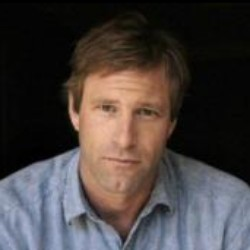
#> input picture OpenCV/datasets/lfw/Aaron_Eckhart/Aaron_Eckhart_0001.jpg, 250 x 250 px
$ python 9gray_histogram.py
#> lines starting #> are read from the running program, lines starting #| are printed output that depends on the picture
# 1 导入库
import cv2
import matplotlib.pyplot as plt
import numpy as np

# 2 方法：显示图片
def show_image(image,title,pos):
    # 顺序转换 BGR to RGB
    image_RGB = image[:, :, ::-1]#(height,width,channel(倒叙))
    # 显示标题
    plt.title(title)
    # 指定位置
    plt.subplot(2,3,pos)
    plt.imshow(image_RGB)

# 3 方法：显示图片的灰度直方图
def show_histogram(hist,title,pos,color):
    #显示标题
    plt.title(title)
    plt.subplot(2,3,pos)
    plt.xlabel("Bins")
    plt.ylabel("Pixels")
    plt.plot(hist,color=color)

# 4 主函数调用
def main():
    # 5 创建画布
    plt.figure(figsize=(15,6))# 画布大小
    plt.suptitle("灰度直方图",fontsize=14,fontweight="bold")

    # 6 加载图片
    img=cv2.imread("./datasets/lfw/Aaron_Eckhart/Aaron_Eckhart_0001.jpg")
#> img is the input picture: shape (250, 250, 3); mean B, G, R 63, 64.4, 71.8

    # 7 灰度转换
    img_gray = cv2.cvtColor(img,cv2.COLOR_BGR2GRAY)
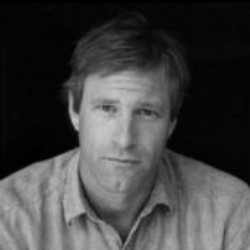
#> img_gray: shape (250, 250); min 0, max 201, mean 66.5

    # 8 计算hist
    hist_image = cv2.calcHist(img_gray,[0],None,[256],[0,256])
#> hist_image = 256 values, max 190 at index 0, min 0 at index 2, mean 0.977

    # 9 展示灰度直方图
    # 灰度图转换
    img_BGR = cv2.cvtColor(img_gray,cv2.COLOR_GRAY2BGR)
    show_image(img_BGR, "BGR image",1)
    show_histogram(hist_image,"gray image histogram ",4,"blue")

    # 10 每个像素值加50
    M = np.ones(img_gray.shape,np.uint8) * 50

    added_img = cv2.add(img_gray,M)
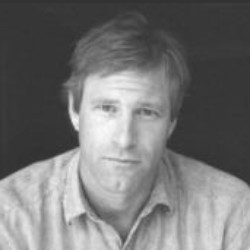
#> added_img: shape (250, 250); min 50, max 251, mean 116.5
    add_img_hist = cv2.calcHist([added_img],[0],None,[256],[0,256])
#> add_img_hist = 256 values, max 5770 at index 54, min 0 at index 0, mean 244.1
    added_img_BGR = cv2.cvtColor(added_img,cv2.COLOR_GRAY2BGR)
    show_image(added_img_BGR, "added image",2)
    show_histogram(add_img_hist,"added hist image",5,'red')

    # 11 每个像素值减50
    M = np.ones(img_gray.shape, np.uint8) * 50

    subtract_img = cv2.subtract(img_gray, M)
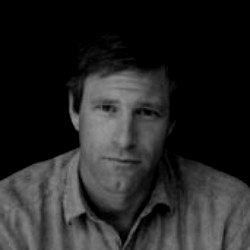
#> subtract_img: shape (250, 250); min 0, max 151, mean 36.7
    subtract_img_hist = cv2.calcHist([subtract_img], [0], None, [256], [0, 256])
#> subtract_img_hist = 256 values, max 31145 at index 0, min 0 at index 152, mean 244.1
    subtract_img_BGR = cv2.cvtColor(subtract_img, cv2.COLOR_GRAY2BGR)
    show_image(subtract_img_BGR, "subtract image", 3)
    show_histogram(subtract_img_hist, "subtract hist image", 6, 'yellow')
    plt.show()
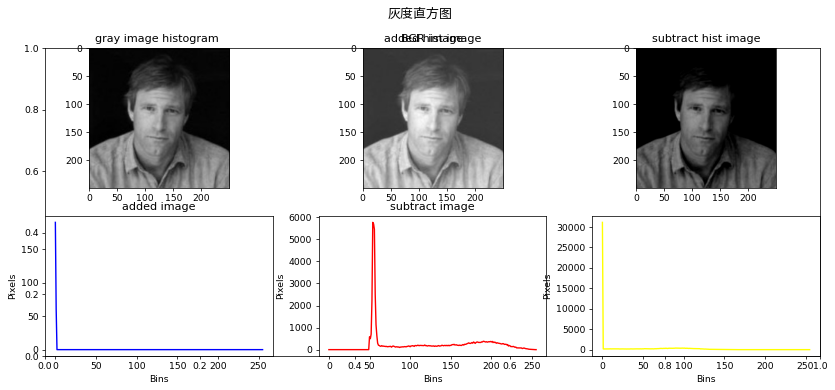
#> figure drawn by matplotlib, 6 panels; panel 2: curve peaks at x = 0, y = 190; panel 4: curve peaks at x = 54, y = 5770; panel 6: curve peaks at x = 0, y = 31145


if __name__ == '__main__':
    main()
